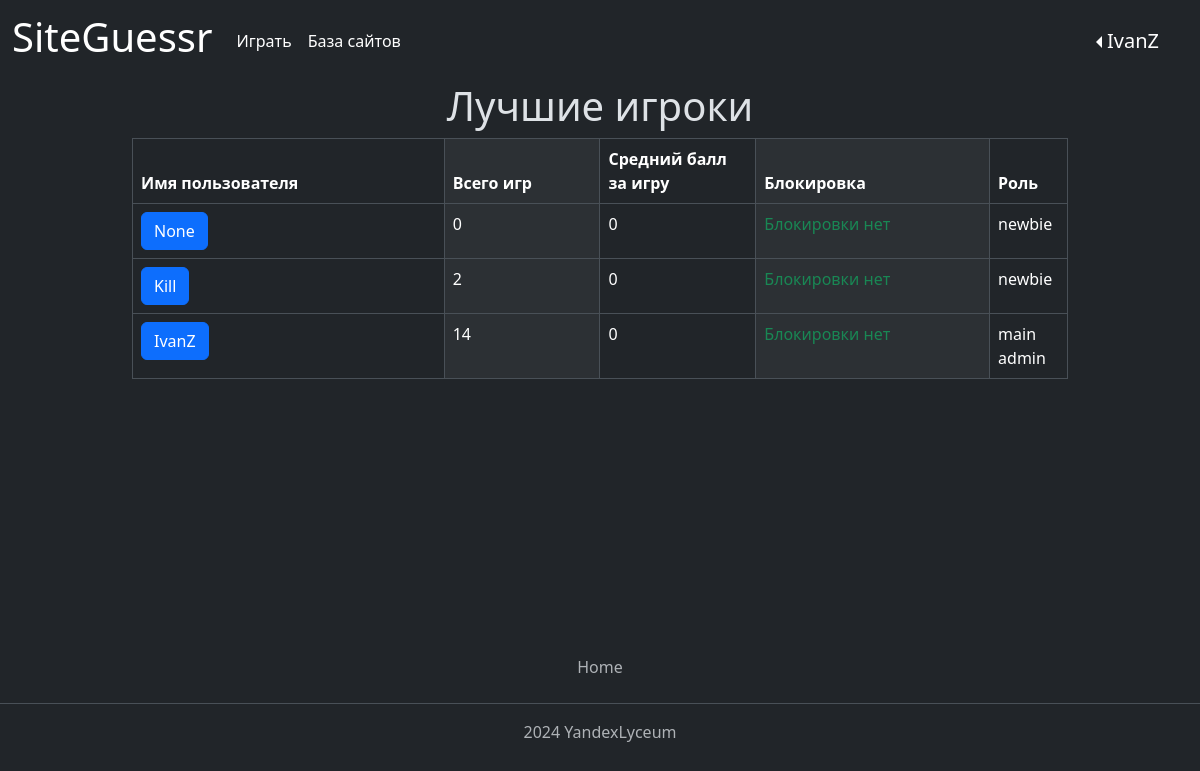
The page /users (signed in) on the database as committed earlier.
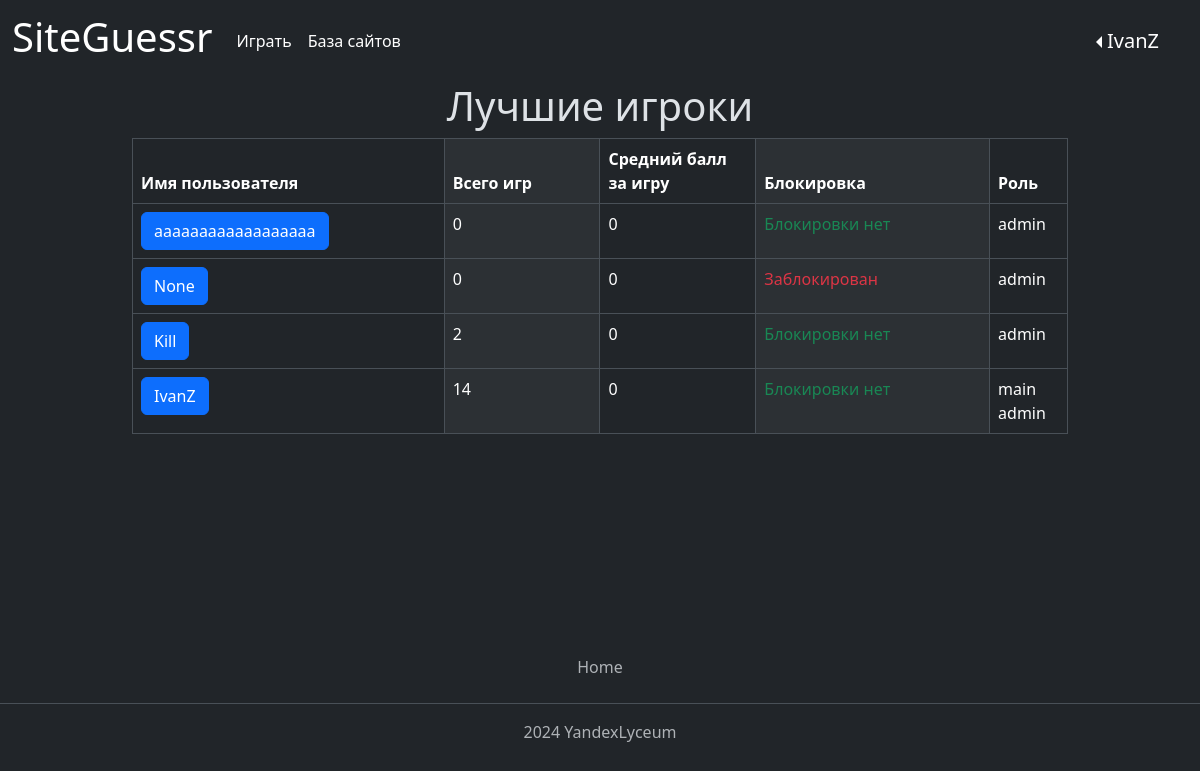
The same page on the database as committed later.
### data/users.py (models this page shows, shortened)
class User(SqlAlchemyBase, UserMixin, SerializerMixin):
    __tablename__ = 'user'
    id = sqlalchemy.Column(sqlalchemy.Integer,
                           primary_key=True, autoincrement=True)
    login = sqlalchemy.Column(sqlalchemy.String, unique=True, nullable=True)
    description = sqlalchemy.Column(sqlalchemy.String)  # описание
    role = sqlalchemy.Column(sqlalchemy.String, nullable=True, default="newbie")  # роль
    banned = sqlalchemy.Column(sqlalchemy.Boolean, nullable=True, default=False)  # бан
    created_date = sqlalchemy.Column(sqlalchemy.DateTime)
    modified_date = sqlalchemy.Column(sqlalchemy.DateTime)
    hashed_password = sqlalchemy.Column(sqlalchemy.String, nullable=True)
    statistic = orm.relationship("Statistic", back_populates='user', uselist=False)
    games = orm.relationship("Game", back_populates='user')
    website = orm.relationship("Website", back_populates='user')

### data/statistics.py (models this page shows)
class Statistic(SqlAlchemyBase, UserMixin, SerializerMixin):
    __tablename__ = 'statistic'
    id = sqlalchemy.Column(sqlalchemy.Integer,
                           primary_key=True, autoincrement=True)
    user_id = sqlalchemy.Column(sqlalchemy.Integer, sqlalchemy.ForeignKey("user.id"), nullable=True, unique=True)
    total_games = sqlalchemy.Column(sqlalchemy.Integer, nullable=True, default=0)  # общее количество сыгранных игр
    correct_answers = sqlalchemy.Column(sqlalchemy.Integer, nullable=True, default=0)  # количество правильных ответов
    wrong_answers = sqlalchemy.Column(sqlalchemy.Integer, nullable=True, default=0)  # количество неправильных ответов
    average_score = sqlalchemy.Column(sqlalchemy.Integer, nullable=True, default=0)  # средний балл за игру
    best_score = sqlalchemy.Column(sqlalchemy.Integer, nullable=True, default=0)  # лучший счёт
    user = orm.relationship('User')

### main.py (the view)
@app.route("/users", methods=["GET", "POST"])
@login_required
def all_users():
    if not (current_user.role == "main admin" and current_user.banned != 1):
        return redirect("/")
    db_sess = db_session.create_session()
    params = {"title": "Все пользователи",
              "users": [user for user in
                        db_sess.query(User).order_by(
                            desc(User.login), desc(User.login)).all()]}
    return render_template("all_users.html", **params)

### data/db_session.py (called while the page is built)
def create_session() -> Session:
    global __factory
    return __factory()

### main.py (called while the page is built)
@login_manager.user_loader
def load_user(user_id):
    db_sess = db_session.create_session()
    return db_sess.query(User).get(user_id)

### templates/all_users.html (shortened to what this page needs)
<div class="main-body">
    <h1 class="text-center">Лучшие игроки</h1>
    <div class="container table-wrapper">
        <table class="table table-striped-columns table-bordered ">
            <thead>
            <tr class="">
                <th class="col-4" scope="col">Имя пользователя</th>
                <th class="col-2" scope="col">Всего игр</th>
                <th class="col-2" scope="col">Средний балл за игру</th>
                <th class="col-3" scope="col">Блокировка</th>
                <th class="col-3" scope="col">Роль</th>
            </tr>
            </thead>
            <tbody>
            <tr id="<% user.id %>">
                <td><a class="btn btn-primary" href="/profile/<% user.login %>" role="button"><% user.login %></a></td>
                <td><% user.statistic.total_games %></td>
                <td><% user.statistic.average_score %></td>
                <td>
                    <div class="col-sm-9 text-danger">
                        Заблокирован
                    </div>
                    <div class="col-sm-9 text-success">
                        Блокировки нет
                    </div>
                </td>
                <td><% user.role %></td>
            </tr>
            </tbody>
        </table>
    </div>
</div>

### templates/base.html (shortened to what this page needs)
<!DOCTYPE html>
<html lang="ru" data-bs-theme="dark">
<head>
    <link href="https://cdn.jsdelivr.net/npm/bootstrap@5.3.2/dist/css/bootstrap.min.css" rel="stylesheet"
>
    <link rel="stylesheet" type="text/css" href=<% url_for(
    'static', filename='css/style.css') %> />
</head>
<body class="d-flex flex-column min-vh-100">
<header>
    <nav class="navbar navbar-expand">
        <div class="container-fluid">
            <a class="navbar-brand" href="/"><h1> SiteGuessr </h1></a>
            <div class="collapse navbar-collapse" id="navbarNav">
                <ul class="navbar-nav">
                    <li class="nav-item">
                        <a class="nav-link active" aria-current="page" href="/game_menu">Играть</a>
                    </li>
                </ul>
                <ul class="navbar-nav">
                    <li class="nav-item">
                        <a href="/websites" class="nav-link active" aria-current="page">База сайтов</a>
                    </li>
                </ul>
            </div>
            <div class="row">
                <div class="dropdown dropstart">
                    <button class="navbar-brand dropdown-toggle btn"
                            id="dropdownMenuLink" data-bs-toggle="dropdown" aria-expanded="false"><%
                    </button>
                </div>
            </div>
        </div>
    </nav>
</header>
<footer class="py-3 my-4 mt-auto">
    <ul class="nav justify-content-center border-bottom pb-3 mb-3">
        <li class="nav-item"><a href="/" class="nav-link px-2 text-muted">Home</a></li>
    </ul>
    <p class="text-center text-muted">2024 YandexLyceum</p>
</footer>
</body>
</html>

### static/css/style.css (style rules this page uses)
.main-body { margin-left: 10%; margin-right: 10%; }
.table-wrapper { max-height: 600px; overflow: auto; }

Rows that differ between the two databases and show on the page:
added User: login "aaaaaaaaaaaaaaaaaa", statistic.total_games "0", statistic.average_score "0", banned "Блокировки нет", role "admin"
changed User "None": role "newbie" → "admin"; banned "Блокировки нет" → "Заблокирован"
changed User "Kill": role "newbie" → "admin"
